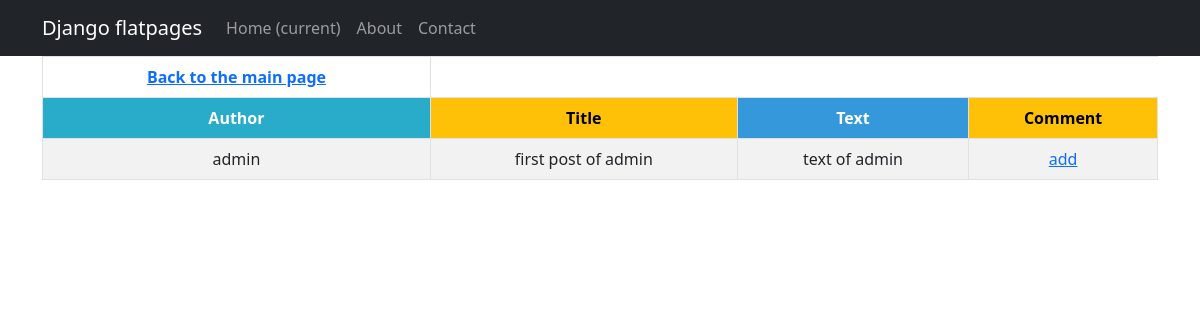
/bboard/1, run on the app's committed database.
### bboard/models.py (models this page shows, shortened)
class Post(models.Model):
    author = models.ForeignKey(User, on_delete=models.CASCADE)
    title = models.CharField(max_length=255)
    text = RichTextField()
    category = models.ManyToManyField('Category', through='PostCategory')
    date = models.DateTimeField(auto_now_add=True)

### bboard/views.py (the view)
# urls.py: path('<int:pk>', PostDetail.as_view(), name='post_detail'),
class PostDetail(DetailView):
    model = Post
    template_name = 'post.html'
    context_object_name = 'post'

### templates/post.html
{% extends 'flatpages/default.html' %}
{% block content %}
<table class="table table-bordered table-striped table-hover">
    <thead>
        <tr>
            <th><a href="{% url 'bboard:post_list' %}">Back to the main page</a></th>
        </tr>
        <tr>
            <th style="background-color: #29ABCA; color: #ffffff;">{{ 'Author' }}</th>
            <th style="background-color: #FFC107; color: #000000;">{{ 'Title' }}</th>
            <th style="background-color: #3498DB; color: #ffffff;">{{ 'Text' }}</th>
            <th style="background-color: #FFC107; color: #000000;">{{ 'Comment' }}</th>
        </tr>
    </thead>
    <tbody>
        <tr>
            <td>{{ post.author }}</td>
            <td>{{ post.title }}</td>
            <td>{{ post.text|safe }}</td>
            <td><a href="{% url 'bboard:comment_add'   %}">add</a></td>
        </tr>
    </tbody>
</table>
{% endblock content %}

### data on the page
Post: author "admin", title "first post of admin", text "text of admin"

### other printed values
{{ 'Author' }} "Author"
{{ 'Title' }} "Title"
{{ 'Text' }} "Text"
{{ 'Comment' }} "Comment"
